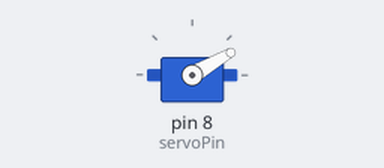
Bench run of a sketch on a simulated Arduino Uno, built with avr-gcc and run on an emulated ATmega328P. Parts: servo.

Above: at 0.05 s.
At 2.05 s:
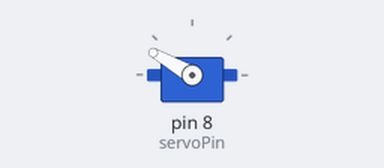
At 4.0 s:
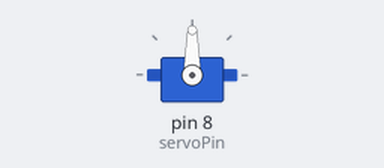
Timing chart, 0 to 5.2 s (numbered marks = the images above):
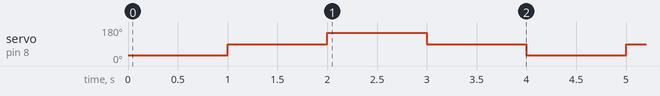

Measured:
- by itself, servo on pin 8 (servoPin): repeats every 4.0 s: 150° 1.0 s, 90° 1.0 s, 30° 1.0 s, 90° 1.0 s

The sketch:

TestServo.ino
```cpp
#include<Servo.h>
Servo myservo;
int servoPin=8;
void setup() {
  // put your setup code here, to run once:
  myservo.attach(servoPin);
}

void loop() {
  // put your main code here, to run repeatedly:
  myservo.write(30);
  delay(1000);
  myservo.write(90);
  delay(1000);
  myservo.write(150);
  delay(1000);
  myservo.write(90);
  delay(1000);
}
```
